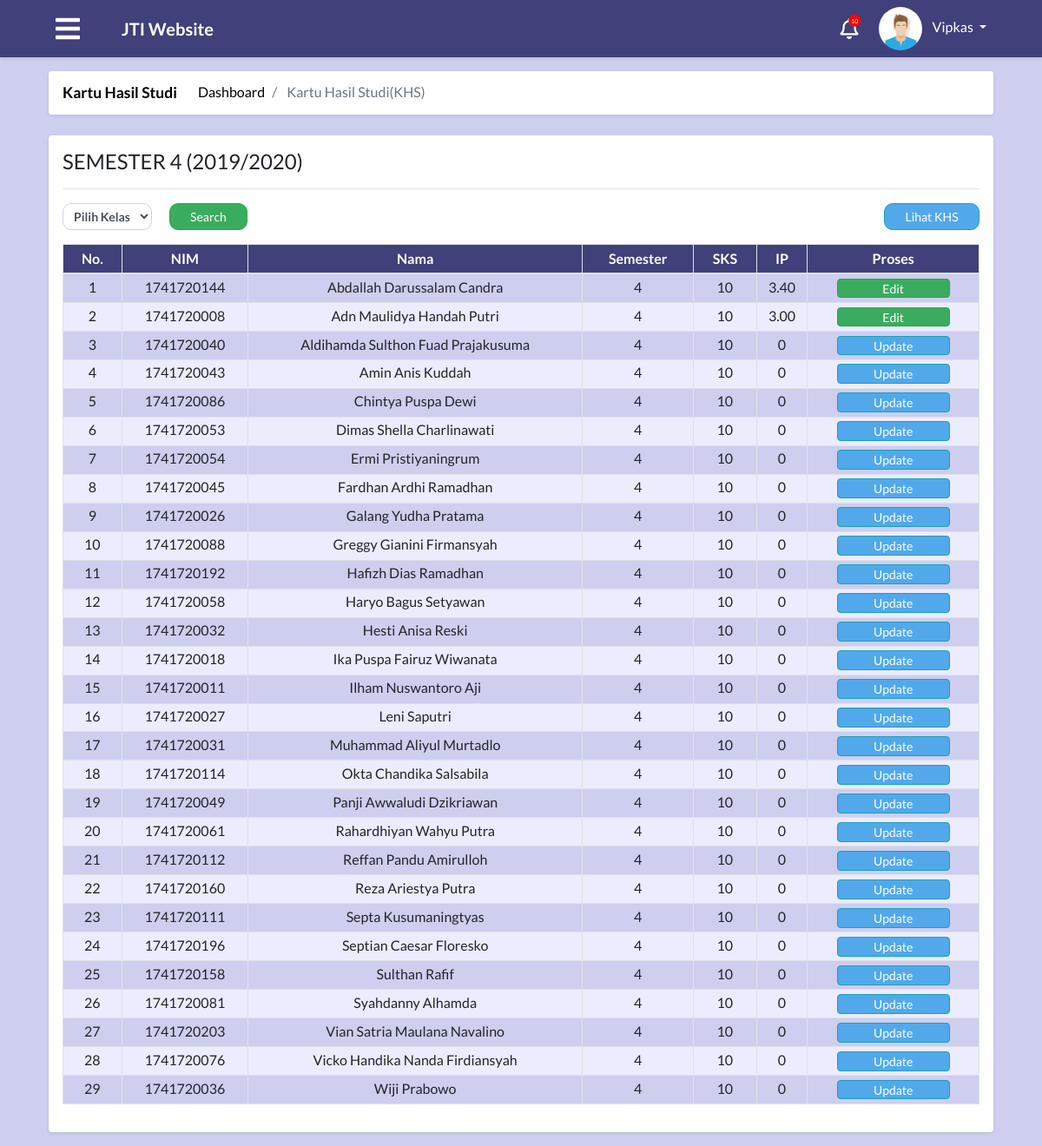
The app's page /module/index.php?module=khs (signed in) with its own data.
### tables this page shows
CREATE TABLE `tabel_admin` (
  `id_admin` int(30) NOT NULL,
  `nama` varchar(50) NOT NULL,
  `nip` int(20) NOT NULL,
  `foto` text,
  `alamat` text,
  `tempat_lahir` varchar(50) DEFAULT NULL,
  `tangal_lahir` date DEFAULT NULL,
  `id_user` int(11) NOT NULL,
  `waktu_edit` datetime NOT NULL
);

CREATE TABLE `tabel_mahasiswa` (
  `id_mahasiswa` int(30) NOT NULL,
  `id_prodi` int(30) NOT NULL,
  `id_kelas` int(30) NOT NULL,
  `id_semester` int(11) NOT NULL,
  `nim` varchar(50) NOT NULL,
  `nama` varchar(100) NOT NULL,
  `alamat` varchar(250) DEFAULT NULL,
  `jenis_kelamin` enum('laki-laki','perempuan') NOT NULL,
  `tempat_lahir` varchar(50) DEFAULT NULL,
  `tanggal_lahir` date DEFAULT NULL,
  `foto` text,
  `waktu_edit` datetime DEFAULT NULL,
  `id_user` int(11) NOT NULL,
  `waktu_tambah` timestamp NOT NULL DEFAULT CURRENT_TIMESTAMP
);

CREATE TABLE `tabel_semester` (
  `id_semester` int(30) NOT NULL,
  `semester` int(11) NOT NULL
);

### process/proses_khs.php (called while the page is built, shortened)
<?php
function khsKelas($con, $kelas)
{
    $khsKelas = "select distinct(a.id_mahasiswa), a.*, a.nim,
    a.nama as nm_mahasiswa, c.*, SUM(c.sks) as sks, d.id_kelas, e.*, e.semester, f.*
    from tabel_mahasiswa a, tabel_matkul c, tabel_kelas d, tabel_semester e, tabel_jadwal f
    where a.id_kelas = d.id_kelas
    and d.id_kelas = f.id_kelas
    and a.id_semester = e.id_semester
    and e.id_semester = f.id_semester
    and c.id_matkul = f.id_matkul
    and a.id_kelas = $kelas
    group by a.id_mahasiswa";
    $resultTampilKhsKelas = mysqli_query($con, $khsKelas);
    return $resultTampilKhsKelas;
}
function khsNilai($con, $id_mahasiswa, $id_semester){
    $khsNilai = "select distinct(ROUND(SUM(c.sks * a.nilai)/SUM(c.sks),2)) as ip, a.*, b.*, c.*, d.*, e.* from tabel_khs a,
    tabel_mahasiswa b, tabel_matkul c, tabel_jadwal d, tabel_semester e
    where a.id_mahasiswa = b.id_mahasiswa
    and d.id_matkul = c.id_matkul
    and d.id_semester = e.id_semester
    and a.id_mahasiswa = $id_mahasiswa and d.id_semester = $id_semester group by a.id_mahasiswa";
    $resultTampilKhsNilai = mysqli_query($con, $khsNilai);
    if(mysqli_num_rows($resultTampilKhsNilai)>0){
        $rowKhsNilai = mysqli_fetch_assoc($resultTampilKhsNilai);
        return $rowKhsNilai["ip"];
    } else{
        return 0;
    }
}
function minKelas($con){
	$minKelas = "select min(id_kelas) as minKelas from tabel_kelas";
	$resultMinKelas = mysqli_query($con, $minKelas);
	$rowMinKelas=mysqli_fetch_assoc($resultMinKelas);
	return $rowMinKelas["minKelas"];
}
                ?>

### module/admin/khs/khs.php (the view, shortened to what this page needs)
<?php
  include "../config/connection.php";
  include "../process/proses_khs.php";
?>
<body>
    <main role="main" class="container-fluid">
        <div id="khs" class="row">
            <div class="col-md-12 p-0">
                <div class="m-2 bg-white shadow-sm rounded">
                    <nav aria-label="breadcrumb">
                        <ol class="breadcrumb">
                            <li class="pr-4 title">
                                <a href="#"><strong>Kartu Hasil Studi</strong></a>
                            </li>
                            <li class="breadcrumb-item">
                                <a href="#">Dashboard</a>
                            </li>
                            <li class="breadcrumb-item active" aria-current="page">
                                Kartu Hasil Studi(KHS)
                            </li>
                        </ol>
                    </nav>
                </div>
            </div>
            <div class="col-md-12 p-0">
                <div class="m-2 p-3 bg-white mb-3 rounded shadow-sm">
                    <div class="container-fluid mt-0 p-0 m-0">
                        <h4>SEMESTER 4 (2019/2020)</h4>
                        <hr>
                        <form action="?module=khs" method="post">
                            <div class="col-md-12 p-0 d-flex">
                                <select class="form-control form-control-sm w-auto mr-1" name="kelas">
                                    <option value="0" class="text">Pilih Kelas</option>
                                </select>
                                <input type="submit" class="tmbl-filter btn btn-success ml-3" value="Search" name="cariKhsKelas">
                                <input type="button" class="tmbl-ruangan btn btn-info ml-auto" value="Lihat KHS" onclick="window.location.href = 'index.php?module=khsLihat';">
                            </div>
                        </form>
                        <div class="media text-muted pt-8">
                            <div class="media-body pb-8 mb-0">
                                <?php
                                    if(isset($_POST["cariKhsKelas"])){
                                        $result=khsKelas($con, $_POST["kelas"]);
                                    }
                                    else{
                                        $result=khsKelas($con, minKelas($con));
                                    }
                                    if (mysqli_num_rows($result) > 0){
                                    ?>
                                    <table class="table table-striped table-bordered text-center">
                                        <thead>
                                        <tr>
                                            <th>No.</th>
                                            <th>NIM</th>
                                            <th>Nama</th>
                                            <th>Semester</th>
                                            <th>SKS</th>
                                            <th>IP</th>
                                            <th>Proses</th>
                                        </tr>
                                        </thead>
                                        <tbody>
                                        <?php
                                            if(mysqli_num_rows($result) > 0){
                                                $no=1;
                                                while($row = mysqli_fetch_assoc($result)){
                                                    if(khsNilai($con, $row["id_mahasiswa"], $row["id_semester"])!=0){
                                                    ?>
                                                    <tr>
                                                        <td><?php echo $no;?></td>
                                                        <td><?php echo $row["nim"];?></td>
                                                        <td><?php echo $row["nm_mahasiswa"];?></td>
                                                        <td><?php echo $row["semester"];?></td>
                                                        <td><?php echo $row["sks"];?></td>
                                                        <td><?php echo khsNilai($con, $row["id_mahasiswa"], $row["id_semester"]) ?></td>
                                                        <td><button class="edit tmbl-table btn btn-success edit-nilai" type="button" class="pratinjau btn" data-toggle="modal"
                                                            data-target="#myModal" class="edit" data-mhs="<?php echo $row["id_mahasiswa"];?>" data-semester="<?php echo $row["id_semester"];?>">Edit</button>
                                                        </td>
                                                    </tr>
                                                    <?php
                                                    } else if(khsNilai($con, $row["id_mahasiswa"], $row["id_semester"])==0){
                                                    ?>
                                                    <tr>
                                                        <td><?php echo $no;?></td>
                                                        <td><?php echo $row["nim"];?></td>
                                                        <td><?php echo $row["nm_mahasiswa"];?></td>
                                                        <td><?php echo $row["semester"];?></td>
                                                        <td><?php echo $row["sks"];?></td>
                                                        <td><?php echo khsNilai($con, $row["id_mahasiswa"], $row["id_semester"]) ?></td>
                                                        <td><button class="lihat tmbl-table btn btn-info update-nilai" type="button" class="pratinjau btn" data-toggle="modal"
                                                            data-target="#updateModal" class="edit" data-mhs="<?php echo $row["id_mahasiswa"];?>" data-semester="<?php echo $row["id_semester"];?>">Update</button>
                                                        </td>
                                                    </tr>
                                                    <?php
                                                    }
                                                $no++;
                                                }
                                                ?>
                                        </tbody>
                                        <?php
                                        }
                                        ?>
                                    </table>
                                    <?php
                                    }
                                    ?>
                            </div>
                        </div>
                    </div>
                </div>
            </div>
    </main>
<body>

### module/index.php (shortened to what this page needs)
<?php
include "../process/proses_modalPengaturan.php";
$level = $_SESSION['level'];
$idUser = $_SESSION['id'];
?>
<?php
switch ($level) {
  case 'admin':
    $queryUser = "SELECT a.*, b.* FROM tabel_user a, tabel_admin b WHERE a.id_user=$idUser and a.id_user=b.id_user";
    $resultUser = mysqli_query($con, $queryUser);
    $rowUser = mysqli_fetch_assoc($resultUser);
    $namaUser = $rowUser["nama"];
    break;
}
?>
<!DOCTYPE html>
<html>
<head>
  <?php
  include "../config/styles.php";
  ?>
</head>
<body>
    <nav class="app-navbar navbar navbar-expand-md navbar-dark bg-blue shadow-sm sticky-top mb-2">
      <?php
      if ($level == "admin") {
        ?>
        <a class="ml-5 mr-5" id="navigation-admin-btn"> <i class="fas fa-bars text-white burger-icon"></i></a>
      <?php
    } else {
      ?>
        <a class="ml-5 mr-5" id="navigation-btn"> <i class="fas fa-bars text-white burger-icon"></i></a>
      <?php
    }
    ?>
      <a class="navbar-brand " href="index.php?module=home"><b>JTI Website</b></a>
      <div class="collapse navbar-collapse" id="navbarCollapse">
        <i class="notification-icon text-white far fa-bell" onclick="location.href='index.php?module=notifikasi';">
          <span class="fas fa-circle notification-bubble"></span>
          <span class="notification-bubble-num">10</span>
        </i>
        <div class="dropdown mr-5">
          <img class="dropdown-toggle nav-profile-photo ml-4 " src="../attachment/img/<?php echo ($rowUser['foto'] == null)? 'avatar.jpeg' : $rowUser['foto'] ; ?>" data-toggle="dropdown" aria-haspopup="true" aria-expanded="false" style="width:50px;height:50px;border-radius:50%;">
          <a href="#" class="dropdown-toggle ml-2 profile-link" id="dropdownMenuButton" data-toggle="dropdown" aria-haspopup="true" aria-expanded="false"><?php echo ($namaUser); ?>&nbsp;<b class="caret"></b></a>
        </div>
      </div>
    </nav>
    <div class="container-fluid px-5">
      <?php
      $module = $_GET["module"];
      if ($level == "mahasiswa") {
        switch ($module) {
          case "home":
            include "mahasiswa/home.php";
            break;
          case "kompenAbsen":
            include "mahasiswa/kompenAbsen.php";
            break;
          case "coba":
            include "mahasiswa/coba.php";
            break;
          case "krs":
            include "mahasiswa/krs.php";
            break;
          case "jadwal":
            include "mahasiswa/jadwal.php";
            break;
          case "nilai":
            include "mahasiswa/nilai.php";
            break;
          case "nilaiError":
            include "mahasiswa/nilaiError.php";
            break;
          case "kelasKosong":
            include "mahasiswa/kelasKosong.php";
            break;
          case "notifikasi":
            include "notifikasi.php";
            break;
          default:
            include "404.php";
        }
      } else if ($level == "admin") {
        switch ($module) {
          case "khs":
            include "admin/khs/khs.php";
            break;
        }
      }
        ?>
    </div>
</body>
</html>

### css/style.css (style rules this page uses)
* { font-family: "Lato"; }
body, html { margin: 0; padding: 0; }
body { background-color: #ceceef !important; }
.app-navbar { z-index: 0; }
.burger-icon { font-size: 2em; }
.notification-icon { font-size: 1.5em; position: relative; cursor: pointer; }
.notification-bubble { position: absolute; font-size: 0.6em; top: -4px; color: red; right: -3px; }
.notification-bubble-num { position: absolute; font-size: 0.3em; top: 0px; color: #ffffff; right: 0px; }
.profile-link:link { color: #ffffff; text-decoration: none; }
.profile-link { color: #ffffff; text-decoration: none; }
.nav-profile-photo { width: 2.5em; border-radius: 50%; }
.app-navbar { z-index: 1; }
.bg-blue { background-color: #40407a; }
#navigation-btn, #navigation-admin-btn, .pointer { cursor: pointer; }
.table-striped > thead > tr > th { padding: 0.4em; padding-left: 0.7em; padding-right: 0.7em; }
.table-striped > thead > tr > th { background-color: #40407a; color: white; }
.table-striped > tbody > tr:nth-child(odd) > td { background-color: #ceceef; }
.table-striped > tbody > tr:nth-child(even) > td { background-color: #ececff; }
.table-striped > tbody > tr > td { font-size: 1em; padding: 0.3em; }
.table-striped .btn { height: 1.6em; padding-bottom: 0; padding-top: 0; padding-left: 1.3em; padding-right: 1.3em; }
.breadcrumb a { text-decoration: none; color: black; }
.breadcrumb { background: white; }

### css/login.css (style rules this page uses)
body { padding-top: 0 !important; }

### css/notifikasi.css (style rules this page uses)
td { border-top: 2px solid rgb(187, 187, 187); border-bottom: 2px solid rgb(187, 187, 187); }

### css/adminKhs.css (style rules this page uses)
#khs .breadcrumb a { text-decoration: none; color: black; }
#khs .breadcrumb { background: white; }
#khs .title { font-size: 1.09em; }
#khs .form-control-sm { height: calc(1.5em + .5rem + 2px); padding: .25rem .5rem; font-size: .875rem; line-height: 1.5; border-radius: 10px; font-weight: bold; box-sizing: border-box; }
#khs .tmbl-filter { background: #3AAC5F; border-radius: 10px; width: 90px; font-size: 14px; padding-bottom: 0; padding-top: 0; }
#khs .tmbl-ruangan { background: #51A9EB; border-radius: 10px; font-size: 14px; width: 110px; padding-bottom: 0; padding-top: 0; }
#khs .tmbl-table { width: 130px; font-family: Lato; font-size: 14px; }
#khs .lihat { background: #51A9EB; }
#khs .edit { background: #3AAC5F; }
#khs .table-striped > thead > tr > th { background-color: #40407a; color: white; }
#khs .table-striped > tbody > tr:nth-child(odd) > td { background-color: #ceceef; }
#khs .table-striped > tbody > tr:nth-child(even) > td { background-color: #ececff; }

### records on screen
tabel_admin: nama "Vipkas"
tabel_mahasiswa: nim "1741720144", nama "Abdallah Darussalam Candra", id_semester.semester "4", sks "10", id_semester "3.40"
tabel_mahasiswa: nim "1741720008", nama "Adn Maulidya Handah Putri", id_semester.semester "4", sks "10", id_semester "3.00"
tabel_mahasiswa: nim "1741720040", nama "Aldihamda Sulthon Fuad Prajakusuma", id_semester.semester "4", sks "10", id_semester "0"
tabel_mahasiswa: nim "1741720043", nama "Amin Anis Kuddah", id_semester.semester "4", sks "10", id_semester "0"
tabel_mahasiswa: nim "1741720086", nama "Chintya Puspa Dewi", id_semester.semester "4", sks "10", id_semester "0"
tabel_mahasiswa: nim "1741720053", nama "Dimas Shella Charlinawati", id_semester.semester "4", sks "10", id_semester "0"
tabel_mahasiswa: nim "1741720054", nama "Ermi Pristiyaningrum", id_semester.semester "4", sks "10", id_semester "0"
tabel_mahasiswa: nim "1741720045", nama "Fardhan Ardhi Ramadhan", id_semester.semester "4", sks "10", id_semester "0"
tabel_mahasiswa: nim "1741720026", nama "Galang Yudha Pratama", id_semester.semester "4", sks "10", id_semester "0"
tabel_mahasiswa: nim "1741720088", nama "Greggy Gianini Firmansyah", id_semester.semester "4", sks "10", id_semester "0"
tabel_mahasiswa: nim "1741720192", nama "Hafizh Dias Ramadhan", id_semester.semester "4", sks "10", id_semester "0"
tabel_mahasiswa: nim "1741720058", nama "Haryo Bagus Setyawan", id_semester.semester "4", sks "10", id_semester "0"
tabel_mahasiswa: nim "1741720032", nama "Hesti Anisa Reski", id_semester.semester "4", sks "10", id_semester "0"
tabel_mahasiswa: nim "1741720018", nama "Ika Puspa Fairuz Wiwanata", id_semester.semester "4", sks "10", id_semester "0"
tabel_mahasiswa: nim "1741720011", nama "Ilham Nuswantoro Aji", id_semester.semester "4", sks "10", id_semester "0"
tabel_mahasiswa: nim "1741720027", nama "Leni Saputri", id_semester.semester "4", sks "10", id_semester "0"
tabel_mahasiswa: nim "1741720031", nama "Muhammad Aliyul Murtadlo", id_semester.semester "4", sks "10", id_semester "0"
tabel_mahasiswa: nim "1741720114", nama "Okta Chandika Salsabila", id_semester.semester "4", sks "10", id_semester "0"
tabel_mahasiswa: nim "1741720049", nama "Panji Awwaludi Dzikriawan", id_semester.semester "4", sks "10", id_semester "0"
tabel_mahasiswa: nim "1741720061", nama "Rahardhiyan Wahyu Putra", id_semester.semester "4", sks "10", id_semester "0"
tabel_mahasiswa: nim "1741720112", nama "Reffan Pandu Amirulloh", id_semester.semester "4", sks "10", id_semester "0"
tabel_mahasiswa: nim "1741720160", nama "Reza Ariestya Putra", id_semester.semester "4", sks "10", id_semester "0"
tabel_mahasiswa: nim "1741720111", nama "Septa Kusumaningtyas", id_semester.semester "4", sks "10", id_semester "0"
tabel_mahasiswa: nim "1741720196", nama "Septian Caesar Floresko", id_semester.semester "4", sks "10", id_semester "0"
tabel_mahasiswa: nim "1741720158", nama "Sulthan Rafif", id_semester.semester "4", sks "10", id_semester "0"
tabel_mahasiswa: nim "1741720081", nama "Syahdanny Alhamda", id_semester.semester "4", sks "10", id_semester "0"
tabel_mahasiswa: nim "1741720203", nama "Vian Satria Maulana Navalino", id_semester.semester "4", sks "10", id_semester "0"
tabel_mahasiswa: nim "1741720076", nama "Vicko Handika Nanda Firdiansyah", id_semester.semester "4", sks "10", id_semester "0"
tabel_mahasiswa: nim "1741720036", nama "Wiji Prabowo", id_semester.semester "4", sks "10", id_semester "0"
